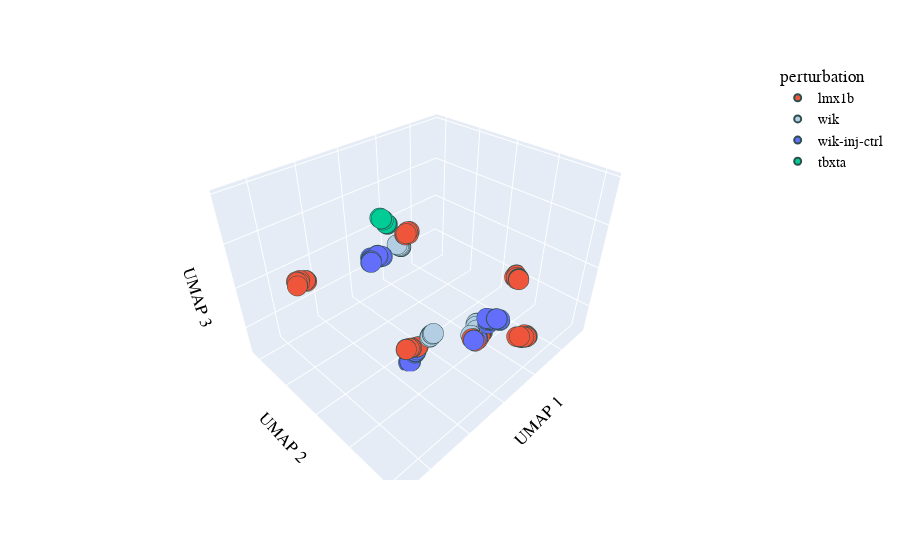

This figure's notebook cell:
### Markdown cell above
## Hooke latent space plots

### Code cell
hooke_fig1 = px.scatter_3d(master_df_ref, x="UMAP_hooke_00_3", y="UMAP_hooke_01_3", z="UMAP_hooke_02_3",
                    color="master_perturbation", color_discrete_map=color_discrete_map, opacity=1)

hooke_fig1.update_traces(marker=dict(size=7, 
                              line=dict(width=2,
                                        color='DarkSlateGrey'))
                 )

hooke_fig1.update_layout(scene = dict(
                    xaxis_title="UMAP 1",
                    yaxis_title="UMAP 2",
                    zaxis_title="UMAP 3",
                    xaxis = dict(showticklabels=False),
                    yaxis = dict(showticklabels=False),
                    zaxis = dict(showticklabels=False)
                    ),   
    legend_title="perturbation",
    font=dict(
        family="Arial",
        size=14,
        color="Black"
    )
)
                  
hooke_fig1.show()

### Figure 1 — Plotly figure (JSON) as saved in the notebook; plotly's stock layout.template omitted (floating-point values rounded to 4 significant figures)
{"data": [{"hovertemplate": "master_perturbation=lmx1b<br>UMAP_hooke_00_3=%{x}<br>UMAP_hooke_01_3=%{y}<br>UMAP_hooke_02_3=%{z}<extra></extra>", "legendgroup": "lmx1b", "marker": {"color": "#EF553B", "line": {"color": "DarkSlateGrey", "width": 2}, "opacity": 1, "size": 7, "symbol": "circle"}, "mode": "markers", "name": "lmx1b", "scene": "scene", "showlegend": true, "type": "scatter3d", "x": [13.29, 13.31, 13.3, 14.26, 13.76, 13.33, 13.24, 13.21, 13.82, 14.25, 13.96, 14.2, 15.37, 15.64, 9.626, 10.1, 15.81, 15.46, 10.58, 8.909, 15.8, 15.86, 8.97, 9.017, 10.91, 15.64, 8.988, 9.87, 10.99, 10.92, 9.459, 9.025, 15.62, 9.256, 10.42, 11.02, 15.61, 10.51, 9.093, 15.72, 15.47, 9.302, 9.14, -3.271, -3.36, -3.514, -3.107, -3.422, -3.167, -3.206, -3.061, -3.464, -3.162, -3.144, -3.189, -3.404, -3.128, 21.7, 22.59, 6.467, 7.233, 21.81, 22.46, 6.956, 6.548, 7.098, 21.82, 7.163, 21.64, 7.019, 6.541, 21.77, 22.5, 22.49, 7.224, 6.674, 22.46, 22.1, 6.649, 7.352, 21.65, 22.23, 6.51, 6.921, 22.06, 6.471, 6.869], "y": [8.046, 7.892, 7.924, 7.497, 7.738, 7.95, 7.85, 8.081, 7.691, 7.521, 7.623, 7.453, 9.398, 9.499, 12.71, 12.97, 9.465, 9.29, 13.09, 12.35, 9.345, 9.571, 12.2, 12.35, 13.1, 9.597, 12.39, 12.83, 12.97, 12.86, 12.63, 12.4, 9.415, 12.23, 12.94, 12.81, 9.459, 13.08, 12.37, 9.337, 9.285, 12.19, 12.29, 7.928, 7.808, 7.463, 8.082, 7.524, 8.008, 7.663, 8.113, 7.46, 7.725, 8.033, 7.428, 7.595, 8.009, 4.03, 4.164, 15.73, 15.37, 3.919, 3.967, 15.66, 15.71, 15.48, 3.947, 15.41, 4.035, 15.58, 15.68, 4.053, 4.02, 4.065, 15.26, 15.74, 3.884, 3.766, 15.48, 15.15, 3.984, 3.912, 15.63, 15.64, 3.76, 15.72, 15.57], "z": [0.3117, 0.135, 0.1668, 0.2115, 0.2817, 0.2014, 0.1088, 0.3174, 0.2648, 0.2612, 0.2886, 0.2373, 14.67, 14.81, 2.832, 2.869, 14.57, 14.54, 2.806, 2.158, 14.56, 14.76, 2.156, 2.234, 2.825, 14.65, 2.218, 2.962, 2.935, 3.004, 2.714, 2.255, 14.65, 2.427, 2.935, 3.025, 14.76, 2.82, 2.356, 14.56, 14.54, 2.379, 2.335, -0.1671, -0.1831, -0.0353, -0.1008, 0.01582, -0.09628, -0.1154, -0.1461, 0.02583, -0.2877, -0.07937, -0.1903, -0.09059, -0.1748, 10.56, 10.55, 2.25, 2.479, 10.54, 10.72, 2.428, 2.272, 2.315, 10.51, 2.399, 10.42, 2.406, 2.208, 10.59, 10.59, 10.52, 2.387, 2.293, 10.75, 10.62, 2.401, 2.391, 10.45, 10.54, 2.331, 2.337, 10.53, 2.254, 2.322]}, {"hovertemplate": "master_perturbation=wik<br>UMAP_hooke_00_3=%{x}<br>UMAP_hooke_01_3=%{y}<br>UMAP_hooke_02_3=%{z}<extra></extra>", "legendgroup": "wik", "marker": {"color": "rgb(179, 205, 227)", "line": {"color": "DarkSlateGrey", "width": 2}, "opacity": 1, "size": 7, "symbol": "circle"}, "mode": "markers", "name": "wik", "scene": "scene", "showlegend": true, "type": "scatter3d", "x": [12.29, 12.09, 12.02, 12.11, 11.94, 12.03, 12.14, 12.21, 15.58, 9.99, 15.79, 9.785, 15.67, 9.951, 15.72, 10.52, 10.78, 9.875, 10.91, 10.14, 15.61, 15.67, 9.888], "y": [8.722, 8.749, 8.821, 8.743, 8.88, 8.799, 8.718, 8.769, 8.657, 12.36, 8.45, 12.27, 8.595, 12.37, 8.547, 12.86, 12.7, 12.28, 12.56, 12.58, 8.635, 8.6, 12.26], "z": [1.347, 1.564, 1.634, 1.548, 1.714, 1.624, 1.514, 1.432, 13.05, 3.594, 13.26, 3.792, 13.11, 3.592, 13.18, 3.042, 3.055, 3.788, 3.207, 3.365, 13.07, 13.11, 3.701]}, {"hovertemplate": "master_perturbation=wik-inj-ctrl<br>UMAP_hooke_00_3=%{x}<br>UMAP_hooke_01_3=%{y}<br>UMAP_hooke_02_3=%{z}<extra></extra>", "legendgroup": "wik-inj-ctrl", "marker": {"color": "#636EFA", "line": {"color": "DarkSlateGrey", "width": 2}, "opacity": 1, "size": 7, "symbol": "circle"}, "mode": "markers", "name": "wik-inj-ctrl", "scene": "scene", "showlegend": true, "type": "scatter3d", "x": [12.88, 12.8, 12.91, 12.86, 12.78, 12.87, 13.05, 12.87, 17.91, 9.499, 17.77, 9.459, 17.77, 9.384, 11.0, 10.59, 17.71, 9.354, 17.88, 9.578, 17.66, 9.409, 17.89, 9.475, 13.01, 13.06, 13.02, 13.11, 13.11, 13.2, 13.08, 13.13, 18.5, 9.052, 18.43, 8.976, 18.33, 9.052, 18.52, 8.988, 18.32, 8.991, 18.28, 9.174, 18.43, 9.27, 18.49, 9.247], "y": [7.417, 7.285, 7.408, 7.256, 7.197, 7.365, 7.681, 7.381, 8.552, 13.28, 8.696, 13.27, 8.715, 13.39, 13.0, 13.01, 8.752, 13.44, 8.511, 13.18, 8.822, 13.35, 8.598, 13.28, 6.639, 6.616, 6.788, 6.723, 6.75, 6.656, 6.675, 6.81, 8.492, 14.13, 8.431, 14.18, 8.32, 14.12, 8.441, 14.17, 8.324, 14.03, 8.158, 14.05, 8.355, 14.05, 8.484, 13.97], "z": [-1.074, -1.259, -0.9851, -1.383, -1.3, -1.163, -0.4981, -1.133, 13.26, 4.511, 13.18, 4.158, 13.15, 4.725, 2.921, 2.885, 13.22, 4.494, 13.27, 4.797, 13.19, 4.658, 13.2, 4.607, -2.907, -2.928, -2.758, -2.812, -2.774, -2.853, -2.849, -2.703, 12.9, 4.813, 12.97, 4.765, 13.06, 4.828, 12.89, 4.867, 13.04, 4.765, 13.05, 4.978, 12.95, 5.063, 12.91, 5.032]}, {"hovertemplate": "master_perturbation=tbxta<br>UMAP_hooke_00_3=%{x}<br>UMAP_hooke_01_3=%{y}<br>UMAP_hooke_02_3=%{z}<extra></extra>", "legendgroup": "tbxta", "marker": {"color": "#00CC96", "line": {"color": "DarkSlateGrey", "width": 2}, "opacity": 1, "size": 7, "symbol": "circle"}, "mode": "markers", "name": "tbxta", "scene": "scene", "showlegend": true, "type": "scatter3d", "x": [4.972, 4.784, 4.881, 4.698, 4.652, 4.808, 4.64, 4.643, 5.789, 5.994, 5.998, 5.891, 5.941, 5.923, 6.032, 5.898], "y": [-5.536, -5.752, -5.578, -5.683, -5.775, -5.665, -5.689, -5.764, -5.022, -5.121, -5.279, -5.193, -5.235, -5.167, -5.32, -5.191], "z": [5.045, 4.852, 4.949, 4.765, 4.718, 4.877, 4.708, 4.71, 6.012, 6.22, 6.226, 6.119, 6.17, 6.15, 6.261, 6.125]}], "layout": {"font": {"color": "Black", "family": "Arial", "size": 14}, "legend": {"title": {"text": "perturbation"}, "tracegroupgap": 0}, "margin": {"t": 60}, "scene": {"domain": {"x": [0, 1], "y": [0, 1]}, "xaxis": {"showticklabels": false, "title": {"text": "UMAP 1"}}, "yaxis": {"showticklabels": false, "title": {"text": "UMAP 2"}}, "zaxis": {"showticklabels": false, "title": {"text": "UMAP 3"}}}}}
